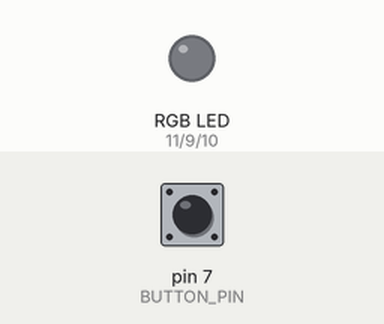
This sketch was run on a simulated Arduino Uno, built with avr-gcc and run on an emulated ATmega328P. Parts: an RGB LED mixed from three pins (HIGH = lit). Inputs (shaded band) come from the test bench; at power-on: pin 7 (BUTTON_PIN) LOW.

Above: at 1.2 s.
1.3 s: pin 7 (BUTTON_PIN) pulled HIGH for 0.15 s
At 1.45 s:
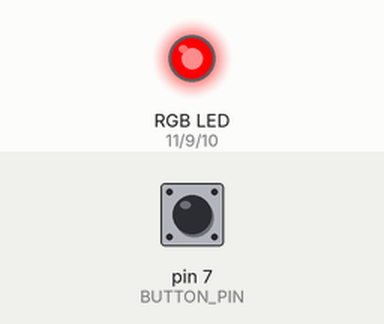
3.0 s: pin 7 (BUTTON_PIN) pulled HIGH for 1 s
At 3.15 s:
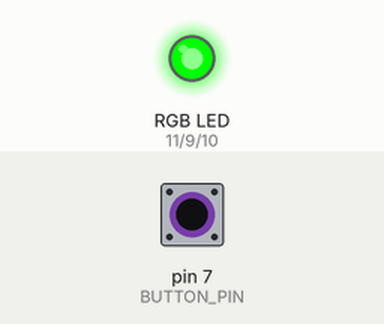
6.0 s: pin 7 (BUTTON_PIN) pulled HIGH for 3.2 s
At 6.15 s:
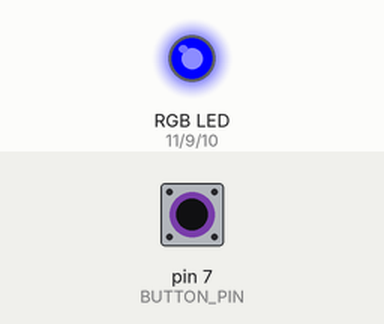
Timing chart, 0 to 10.7 s (numbered marks = the images above; inputs shaded):
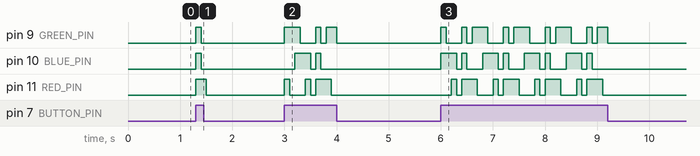

The sketch:

32IV-3_Button-RGB.ino
```cpp
const int RED_PIN=11;
const int GREEN_PIN=9;
const int BLUE_PIN=10;
const int BUTTON_PIN=7;

const int COLORS_ROWS=7;
const int COLORS_COLS=3;
const int COLORS[COLORS_ROWS][COLORS_COLS] = {{255,255,255},{255,0,0},{255,255,0},{0,255,0},{0,255,255},{0,0,255},{255,0,255}};
int row=-1;

void setup()
{
  pinMode(RED_PIN, OUTPUT);
  pinMode(GREEN_PIN, OUTPUT);
  pinMode(BLUE_PIN, OUTPUT);
  pinMode(BUTTON_PIN, INPUT);
}

void writeRgb(int redValue, int greenValue, int blueValue){
  digitalWrite(RED_PIN, redValue);
  digitalWrite(GREEN_PIN, greenValue);
  digitalWrite(BLUE_PIN, blueValue);
}

void turnLedOff(){
  digitalWrite(RED_PIN, LOW);
  digitalWrite(GREEN_PIN, LOW);
  digitalWrite(BLUE_PIN, LOW);
}

void loop()
{
  int buttonState=digitalRead(BUTTON_PIN);
  if (buttonState==1){
    if (row<COLORS_ROWS) row+=1;
    else row=0;
    writeRgb(COLORS[row][0],COLORS[row][1],COLORS[row][2]);
  } else {
    turnLedOff();
  }
  delay(100);
}
```

Measured:
- after the input at 1.3 s, pin 9 (GREEN_PIN), pin 10 (BLUE_PIN): LOW → HIGH at once, → LOW 0.10 s later; pin 11 (RED_PIN): LOW → HIGH at once, → LOW 0.20 s later
- after the input at 3.0 s, pin 9 (GREEN_PIN): goes HIGH 0.30 s, LOW 0.30 s, HIGH 0.10 s, LOW 0.10 s, HIGH 0.20 s, then LOW, starting at once; pin 10 (BLUE_PIN): LOW → HIGH after 0.20 s, → LOW 0.30 s later, → HIGH 0.10 s later, → LOW 0.10 s later
- after the input at 6.0 s, pin 9 (GREEN_PIN): LOW → HIGH at once, then repeats every 0.80 s: LOW 0.30 s, HIGH 0.10 s, LOW 0.10 s, HIGH 0.30 s; pin 10 (BLUE_PIN): LOW → HIGH at once, then repeats every 0.80 s: LOW 0.10 s, HIGH 0.10 s, LOW 0.30 s, HIGH 0.30 s, until it stays LOW from 8.9 s
